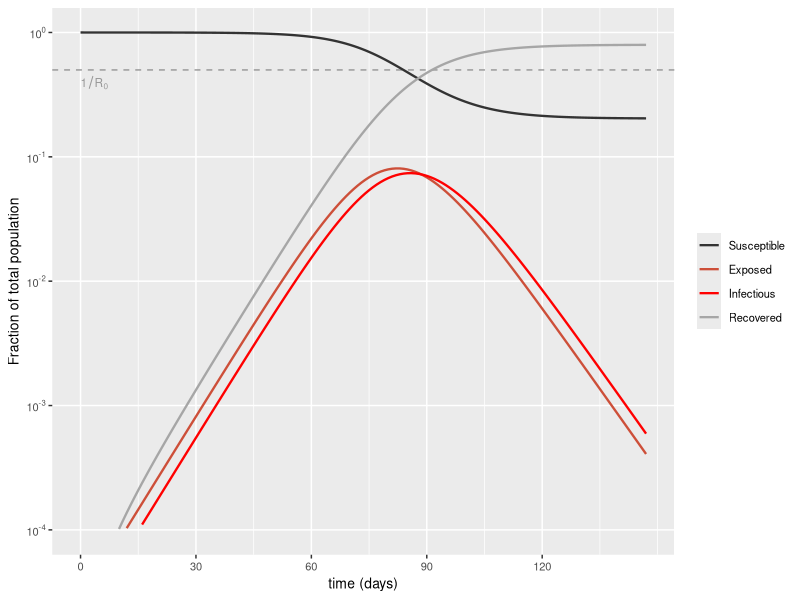
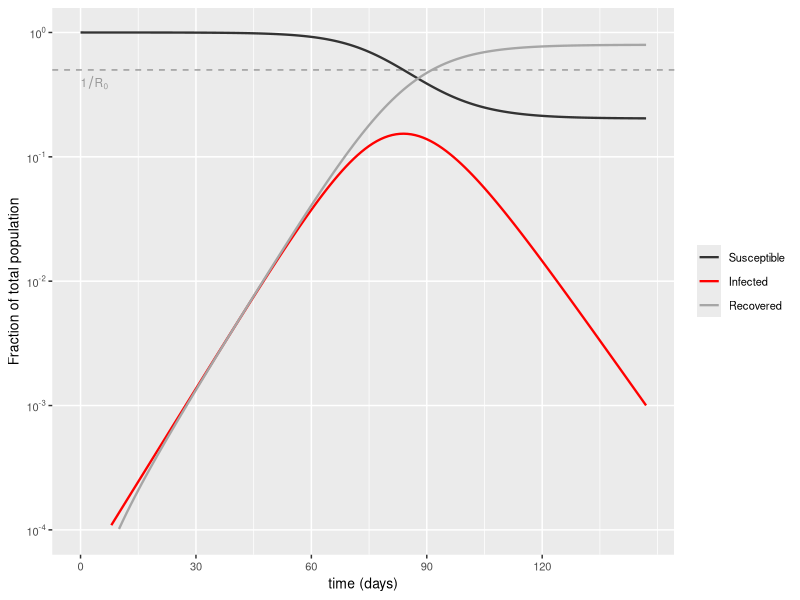
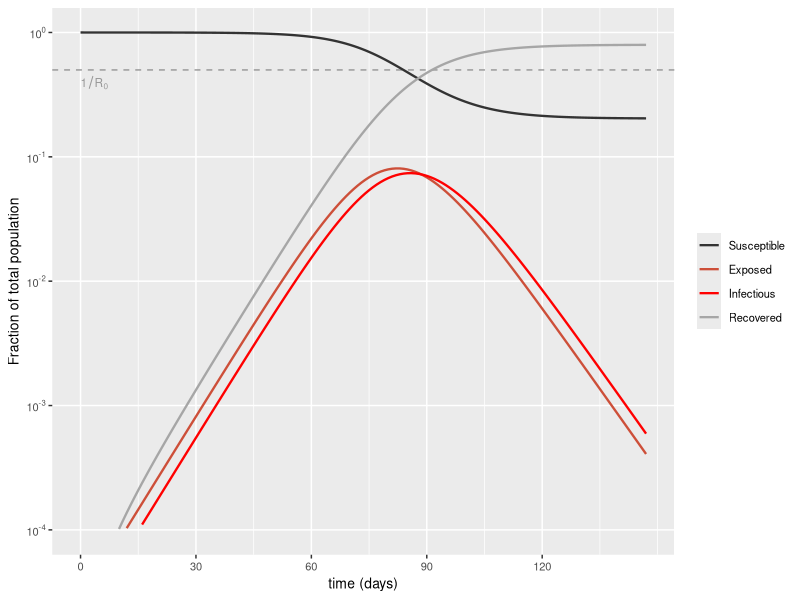

The R source for these figures, in order:
# Model of COVID-19 outbreak
# jeff smith 2020-04

# TO DO
# - proper humped distributions for incubation and infectious periods

# Dependencies
library("deSolve")
library("dplyr")
library("tidyr")
library("ggplot2")
library("scales")

# 
# SEIR model 
# 

# S = Susceptible
# E = Exposed
# I = Infectious
# R = Recovered

# Define parameters
my_parameters <- c(
	incubation_time   = 3.7,  # days
	infectious_period = 3.5,   # days
	R0 = 2
)
my_parameters <- c(my_parameters, 
	transmission_rate = with(as.list(my_parameters), R0 / infectious_period)  # /day
)
total_pop <- 2.8e6
initial_values <- c(S = total_pop - 100, E = 0, I = 100, R = 0)

# Calculate results
my_model <- function(t, initial_values, parameters) {
	with(as.list(c(initial_values, parameters)), {
		dS  <- (- transmission_rate * S * I / total_pop)
		dE  <- (  transmission_rate * S * I / total_pop) - (E / incubation_time)
		dI <-  (E / incubation_time) - (I / infectious_period)
		dR <-  (I / infectious_period)
		list(c(dS, dE, dI, dR))
	})
}
my_results <- ode(y = initial_values, times = seq(0, 7*21), func = my_model, parms = my_parameters)

# Format results
my_results <- tibble(data.frame(my_results)) %>% 
	mutate(I_tot = E + I) %>%
	gather(key = "class", value = "number", -time) %>%
	mutate(
		fraction = number / total_pop, 
		class = case_when(
			class == "S"     ~ "Susceptible", 
			class == "E"     ~ "Exposed", 
			class == "I"     ~ "Infectious", 
			class == "I_tot" ~ "Infected", 
			class == "R"     ~ "Recovered"
		), 
		class = factor(class, levels = c("Susceptible", "Exposed", "Infectious", "Infected", "Recovered"))
	)

# Plot results
if (dev.cur() < 2) { dev.new(width = 5.5, height = 3) }

my_plot <- my_results %>% 
	filter(class != "Infected") %>% 
	ggplot(mapping = aes(x = time, y = fraction, color = class)) + 
		geom_hline(
			yintercept = with(as.list(my_parameters), 1/R0), 
			color = gray(0.6), linetype = "dashed"
		) + 
		annotate(
			geom = "text", label = as.expression(bquote(1/R[0])), 
			x = 0, y = with(as.list(my_parameters), 1/R0), 
			hjust = 0, vjust = 1.5, color = gray(0.6), size = 3
		) + 
		geom_line(size = 0.8) + 
		scale_x_continuous(breaks = seq(0, 7*21, by = 30)) + 
		scale_y_log10(
			limits = c(1e-4, 1), breaks = 10^c(-6:0), minor_breaks = 10^c(-6:0), 
			labels = scales::trans_format("log10", math_format(10^.x))
		) + 
		scale_color_manual(values = c(gray(0.2), "tomato3", "red", gray(0.65))) + 
		labs(x = "time (days)", y = "Fraction of total population") + 
		theme(text = element_text(size = 10), legend.title = element_blank())
plot(my_plot)

ggsave("results/SEIR_model.pdf", width = 5.5, height = 3)

# Plot with exposed and infectious lumped together
my_results %>% 
	filter( !(class %in% c("Exposed", "Infectious")) ) %>% 
	ggplot(mapping = aes(x = time, y = fraction, color = class)) + 
		geom_hline(
			yintercept = with(as.list(my_parameters), 1/R0), 
			color = gray(0.6), linetype = "dashed"
		) + 
		annotate(
			geom = "text", label = as.expression(bquote(1/R[0])), 
			x = 0, y = with(as.list(my_parameters), 1/R0), 
			hjust = 0, vjust = 1.5, color = gray(0.6), size = 3
		) + 
		geom_line(size = 0.8) + 
		scale_x_continuous(breaks = seq(0, 7*21, by = 30)) + 
		scale_y_log10(
			limits = c(1e-4, 1), breaks = 10^c(-6:0), minor_breaks = 10^c(-6:0), 
			labels = scales::trans_format("log10", math_format(10^.x))
		) + 
		scale_color_manual(values = c(gray(0.2), "red", gray(0.65))) + 
		labs(x = "time (days)", y = "Fraction of total population") + 
		theme(text = element_text(size = 10), legend.title = element_blank())
